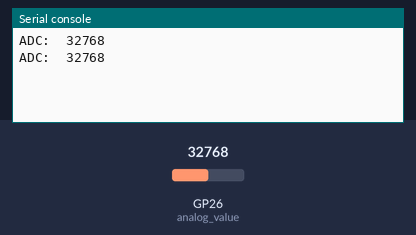
A program run on a simulated Raspberry Pi Pico running MicroPython. Shown: the last lines printed to the serial console. The inputs (shaded band) are chosen by the test bench; at power-on: GP26 (analog_value) = 32768 (analog values on the 0–65535 scale).

Above: at 1.2 s.
1.3 s: GP26 (analog_value) set to 45874
At 2.0 s:
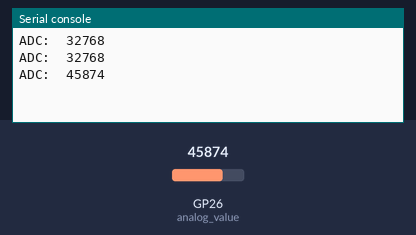
2.8 s: GP26 (analog_value) set to 57670
At 3.9 s:
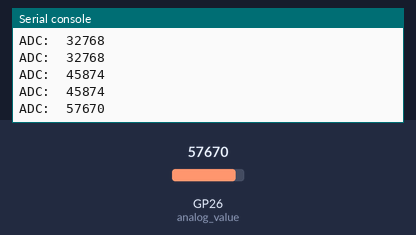
Timing chart, 0 to 5.8 s (numbered marks = the images above; inputs shaded):
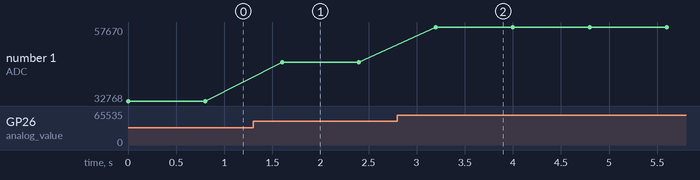

The program:

PM-GASMQ-001.py
```python
# Example using PIO to drive a Isolated GPIO.
# ProMake RPI PICO, Slot 3
# GAS MQ ver1.2
import machine
import utime

analog_value = machine.ADC(26)

while True:
    reading = analog_value.read_u16()
    print("ADC: ",reading)
    utime.sleep(0.8)
```

Measured:
- after the input at 1.3 s, the serial console: prints a new line after 0.30 s (image 1)
- after the input at 2.8 s, the serial console: prints a new line after 0.40 s (image 2)
- plotted number 1: 32768 → 45874 after the input at 1.3 s, 45874 → 57670 after the input at 2.8 s
